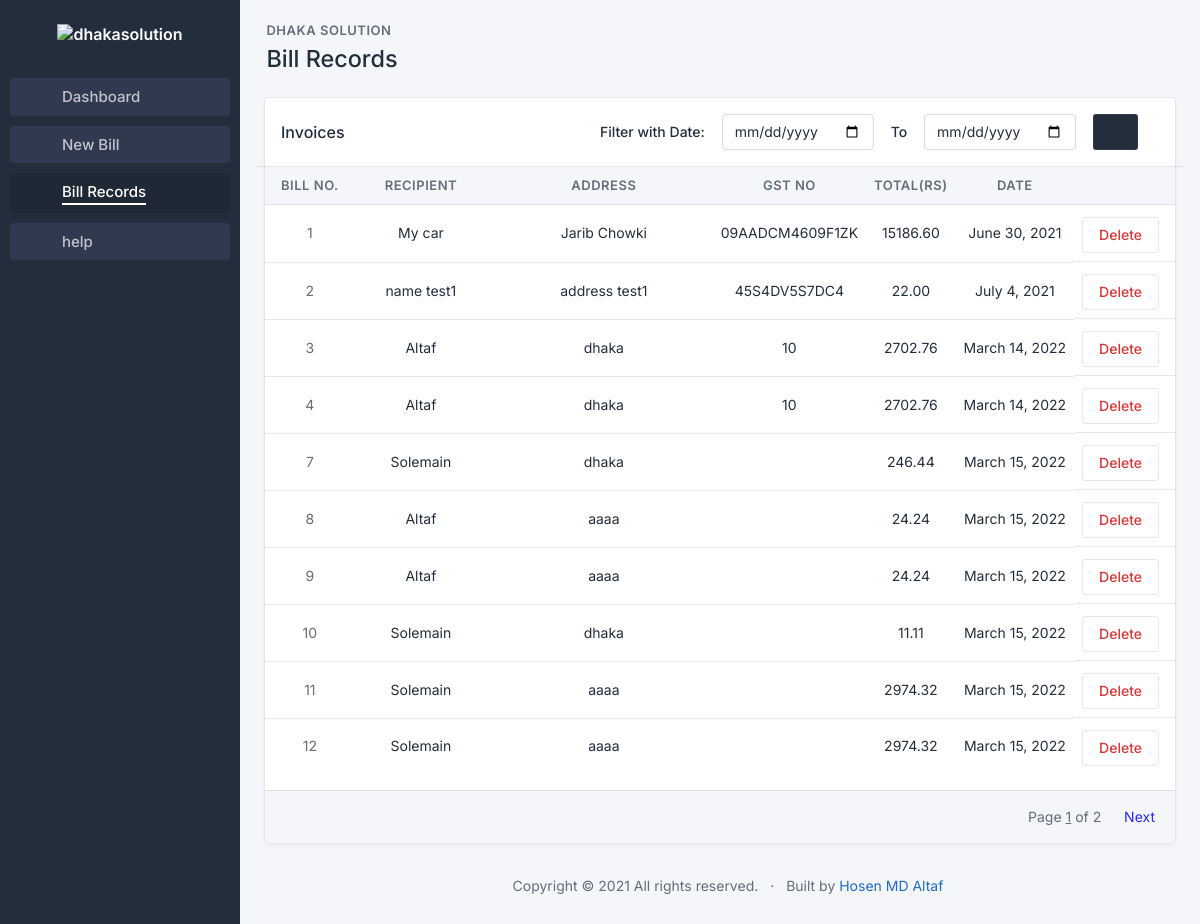
Page /records on the committed database.
### billmanage/models.py (models this page shows)
class bill(models.Model):
    billno = models.IntegerField(primary_key= True, null=False, blank=False)
    date = models.DateField(default=timezone.now, null=False, blank=False)
    recipient = models.TextField(null=False, blank=False, max_length=100)
    address = models.TextField(null=False, blank=False, max_length=200)
    GSTno = models.CharField(null=False, blank=False, max_length=15)
    cgst = models.IntegerField(null=False, blank=False)
    sgst = models.IntegerField(null=True, blank=True)
    total = models.DecimalField(null=False, blank=False, max_digits=12, decimal_places=2)
    grandtotal = models.DecimalField(null=False, blank=False, max_digits=12, decimal_places=2)
    notice = models.TextField(null=True, blank=True)
    email = models.EmailField(null=True, blank=True)
    phone = models.CharField(null=True, blank=True,max_length=30)

### billmanage/views.py (the view)
# urls.py: path('records', billviews.records, name='records'),
def records(request):
    if request.method=='POST':
        startingdate = request.POST['start']
        enddate = request.POST['end']
        if startingdate and enddate:
            billobj = bill.objects.filter(date__range=[startingdate, enddate])
        else:
            billobj = bill.objects.all()
    else:
        billobj = bill.objects.all()
    paginator = Paginator(billobj, 10)
    page_number = request.GET.get('page')
    try:
        bills = paginator.page(page_number)
    except PageNotAnInteger:
        bills = paginator.page(1)
    except EmptyPage:
        bills = paginator.page(paginator.num_pages)
    return render(request, 'billmanage/records.html', {'bills': bills})

### billmanage/templates/billmanage/records.html (shortened to what this page needs)
{% load static %}
<!doctype html>
<html lang="en">
  <head>
    <link href="{% static 'css/tabler.min.css' %}" rel="stylesheet"/>
    <link href="{% static 'css/tabler-flags.min.css' %}" rel="stylesheet"/>
    <link href="{% static 'css/tabler-payments.min.css' %}" rel="stylesheet"/>
    <link href="{% static 'css/tabler-vendors.min.css' %}" rel="stylesheet"/>
    <link href="{% static 'css/demo.min.css' %}" rel="stylesheet"/>
    <link href="{% static 'typicons.font-2.1.2/src/font/typicons.css' %}" rel="stylesheet"/>
  </head>
  <body class="antialiased">
    <div class="page">
      <aside class="navbar navbar-vertical navbar-expand-lg navbar-dark">
        <div class="container-fluid">
          <h1 class="navbar-brand navbar-brand-autodark">
            <a href=".">
              <img src="https://dhakasolution.com/img/logo.png" width="auto" height="50" alt="dhakasolution" class="mt-2">
            </a>
          </h1>
          <div class="collapse navbar-collapse" id="navbar-menu">
            <ul class="navbar-nav pt-lg-3">
              <li class="navitemsextra nav-item">
                <a class="nav-link" href="{% url 'dashboard' %}" >
                  <span class="nav-link-icon d-md-none d-lg-inline-block" style="margin-top: -6px; font-size: 20px"><i class="typcn typcn-home-outline"></i></span>
                  <span class="nav-link-title" >
                    Dashboard
                  </span>
                </a>
              </li>
              <li class="navitemsextra  nav-item">
                <a class="nav-link" href="{% url 'addbill' %}" >
                  <span class="nav-link-icon d-md-none d-lg-inline-block" style="margin-top: -6px; font-size: 20px"><i class="typcn typcn-document-add"></i></span>
                  <span class="nav-link-title">
                    New Bill
                  </span>
                </a>
              </li>
              <li class="navitemsextra  activenav active nav-item">
                <a class="nav-link" href="{% url 'records' %}" >
                  <span class="nav-link-icon d-md-none d-lg-inline-block" style="margin-top: -6px; font-size: 20px"><i class="typcn typcn-archive"></i></span>
                  <span class="nav-link-title" style="
                  border-bottom: 2px solid white;">
                    Bill Records
                  </span>
                </a>
              </li>
              <li class="navitemsextra nav-item">
                <a class="nav-link" href="{% url 'dashboard' %}" >
                  <span class="nav-link-icon d-md-none d-lg-inline-block" style="margin-top: -6px; font-size: 20px;"><i class="typcn typcn-lock-open"></i></span>
                  <span class="nav-link-title">
                    help
                  </span>
                </a>
              </li>
            </ul>
          </div>
        </div>
      </aside>
      <div class="content">
        <div class="container-xl">
			<div class="page-header d-print-none">
			  <div class="row align-items-center">
				<div class="col" style="zoom: 130%;">
					<div class="page-pretitle">
            Dhaka Solution
					  </div>
					  <h2 class="page-title">
						Bill Records
					  </h2>
				</div>
			  </div>
			</div>
			<div class="card">
                <div class="card-header row">
                  <div class="col-4">
                    <h3 class="card-title">Invoices</h3>
                  </div>
                  <div class="col-8">
                    <form action="{% url 'records' %}" method="POST">
                      <div class="m-1 form-group" style="display: flex; justify-content: space-evenly;">
                        <div>
                          <label for="start" class=" form-label col-form-label">Filter with Date:</label>
                        </div>
                        <div>
                          <input type="date" name="start" class="form-control" required>
                        </div>
                        <div>
                          <label for="" class="col-form-label form-label">To</label>
                        </div>
                        <div>
                          <input type="date" name="end" class="form-control" required>
                        </div>
                        <div>
                          <button type="submit" class="btn btn-dark"><i class="typcn typcn-filter"></i></button>
                        </div>
                      </div>
                    </form>
                  </div>
                </div>
                <div class="table-responsive" >
                  <table class="table card-table table-vcenter text-nowrap datatable">
                    <thead>
                        <tr class="text-center">
                            <th style="width: 4 rem; font-size: 13px;">Bill No.</th>
                            <th style="width: 10rem; font-size: 13px;">Recipient</th>
                            <th style="width: 15rem;overflow-wrap: break-word;font-size: 13px;">Address</th>
                            <th style="width: 8rem;font-size: 13px;">GST no</th>
                            <th style="font-size: 13px;">Total(Rs)</th>
                            <th style="font-size: 13px;">Date</th>
                            <th></th>
                          </tr>
                    </thead>
                    <tbody class="text-center">
                    {% for bill in bills%}
                      <tr>
                        <td style="width: 5rem;"><span class="text-muted">{{bill.billno}}</span></td>
                        <td style="width: 10rem;"><a href="{% url 'invoice' billno=bill.billno %}" class="text-reset" tabindex="-1">{{bill.recipient}}</a></td>
                        <td style="width: 15rem;overflow-wrap: break-word;">{{bill.address}}</td>
                        <td style="width: 8rem;">{{bill.GSTno}}</td>
                        <td>{{bill.grandtotal}}</td>
                        <td>{{bill.date}}</td>
                        <td class="text-end d-flex" style="justify-content: space-around;">
                            <a  href="{% url 'delete' billno=bill.billno %}" style="text-decoration: none;"><button class="btn btn-outline-red pl-2 pr-2 mt-1" >Delete</button></a>
                        </td>
                      </tr>
                    {% endfor %}
                    </tbody>
                  </table>
                </div>
                <div class="card-footer d-flex align-items-center">
                  <ul class="pagination m-0 ms-auto">
                    <li class="page-item m-1">
                        Page <span><u>{{ bills.number }}</u></span> of <span>{{ bills.paginator.num_pages }}</span>
                    </li>
                    {% if bills.has_next %}
                    <li class="page-item ">
                        <a class="page-link" style="color: rgb(43, 40, 250);" href="?page={{ bills.next_page_number }}">
                        <i class="typcn typcn-arrow-forward"></i>
                        Next
                      </a>
                    </li>
                    {% endif %}
                  </ul>
                </div>
              </div>
		  </div>
        <footer class="footer footer-transparent d-print-none">
          <div class="container">
            <div class="row text-center">
              <div class="col-12">
                <ul class="list-inline list-inline-dots mb-0">
                  <li class="list-inline-item">
                    Copyright &copy; 2021
                    All rights reserved.
                  </li>
                  <li class="list-inline-item">
                      Built by <a href="https://www.github.com/hosenmdaltaf"> Hosen MD Altaf</a>
                  </li>
                </ul>
              </div>
            </div>
          </div>
        </footer>
      </div>
    </div>
  </body>
</html>

### billmanage/templates/billmanage/records.html (style rules this page uses)
.navitemsextra { font-size: 15px; font-weight: 500; margin: 5px 10px; color: white; opacity: 1; }
.nav-link { background-color: rgb(158 152 255 / 10%) }

### rows in the picture
bill: billno "1", recipient "My car", address "Jarib Chowki", GSTno "09AADCM4609F1ZK", grandtotal "15186.60", date "June 30, 2021"
bill: billno "2", recipient "name test1", address "address test1", GSTno "45S4DV5S7DC4", grandtotal "22.00", date "July 4, 2021"
bill: billno "3", recipient "Altaf", address "dhaka", GSTno "10", grandtotal "2702.76", date "March 14, 2022"
bill: billno "4", recipient "Altaf", address "dhaka", GSTno "10", grandtotal "2702.76", date "March 14, 2022"
bill: billno "7", recipient "Solemain", address "dhaka", grandtotal "246.44", date "March 15, 2022"
bill: billno "8", recipient "Altaf", address "aaaa", grandtotal "24.24", date "March 15, 2022"
bill: billno "9", recipient "Altaf", address "aaaa", grandtotal "24.24", date "March 15, 2022"
bill: billno "10", recipient "Solemain", address "dhaka", grandtotal "11.11", date "March 15, 2022"
bill: billno "11", recipient "Solemain", address "aaaa", grandtotal "2974.32", date "March 15, 2022"
bill: billno "12", recipient "Solemain", address "aaaa", grandtotal "2974.32", date "March 15, 2022"

### other values in the picture
{{ bills.number }} "1"
{{ bills.paginator.num_pages }} "2"
